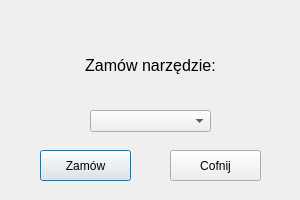
<?xml version="1.0" encoding="UTF-8"?>
<ui version="4.0">
 <class>zamow_n</class>
 <widget class="QDialog" name="zamow_n">
  <property name="geometry">
   <rect>
    <x>0</x>
    <y>0</y>
    <width>300</width>
    <height>200</height>
   </rect>
  </property>
  <property name="windowTitle">
   <string>Dialog</string>
  </property>
  <widget class="QPushButton" name="zamow">
   <property name="geometry">
    <rect>
     <x>40</x>
     <y>150</y>
     <width>91</width>
     <height>31</height>
    </rect>
   </property>
   <property name="text">
    <string>Zamów</string>
   </property>
  </widget>
  <widget class="QPushButton" name="cofnij">
   <property name="geometry">
    <rect>
     <x>170</x>
     <y>150</y>
     <width>91</width>
     <height>31</height>
    </rect>
   </property>
   <property name="text">
    <string>Cofnij</string>
   </property>
  </widget>
  <widget class="QLabel" name="label">
   <property name="geometry">
    <rect>
     <x>50</x>
     <y>30</y>
     <width>201</width>
     <height>71</height>
    </rect>
   </property>
   <property name="font">
    <font>
     <pointsize>12</pointsize>
    </font>
   </property>
   <property name="autoFillBackground">
    <bool>false</bool>
   </property>
   <property name="text">
    <string>&lt;html&gt;&lt;head/&gt;&lt;body&gt;&lt;p&gt;Zamów narzędzie:&lt;/p&gt;&lt;/body&gt;&lt;/html&gt;</string>
   </property>
   <property name="alignment">
    <set>Qt::AlignCenter</set>
   </property>
  </widget>
  <widget class="QComboBox" name="narzedzie">
   <property name="geometry">
    <rect>
     <x>90</x>
     <y>110</y>
     <width>121</width>
     <height>22</height>
    </rect>
   </property>
  </widget>
 </widget>
 <resources/>
 <connections/>
</ui>
